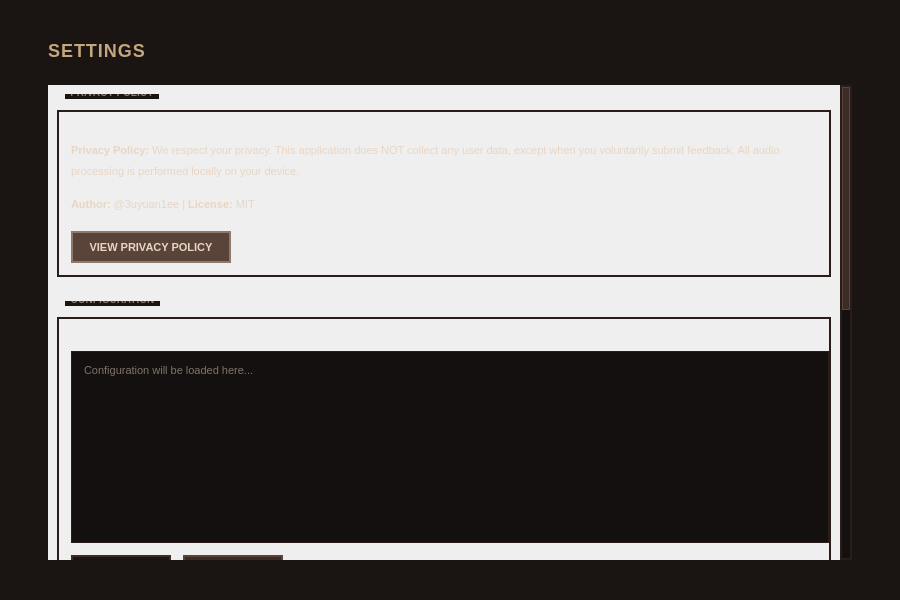
<?xml version="1.0" encoding="UTF-8"?>
<ui version="4.0">
 <class>Settings</class>
 <widget class="QWidget" name="Settings">
  <property name="geometry">
   <rect>
    <x>0</x>
    <y>0</y>
    <width>900</width>
    <height>600</height>
   </rect>
  </property>
  <property name="windowTitle">
   <string>Settings</string>
  </property>
  <property name="styleSheet">
   <string notr="true">QWidget#Settings {
    background: #1a1412;
}

QLabel {
    background: transparent;
    font-family: &quot;Press Start 2P&quot;, &quot;Courier New&quot;, monospace;
}

QGroupBox {
    background: transparent;
    border: 2px solid #2a1d19;
    border-radius: 0px;
    margin-top: 16px;
    padding-top: 12px;
    padding-left: 12px;
    font-size: 10px;
    letter-spacing: 0px;
    text-transform: uppercase;
    color: #8d7b68;
    font-weight: bold;
}

QGroupBox::title {
    subcontrol-origin: margin;
    subcontrol-position: top left;
    left: 8px;
    top: -8px;
    padding: 0 4px 0 4px;
    background: #1a1412;
}

QScrollArea {
    background: transparent;
    border: none;
}

QScrollBar:vertical {
    background: #14100f;
    width: 12px;
    border: 2px solid #2a1d19;
    border-radius: 0px;
}

QScrollBar::handle:vertical {
    background: #3d2b25;
    border: 1px solid #5a4339;
    border-radius: 0px;
    min-height: 30px;
}

QScrollBar::handle:vertical:hover {
    background: #5a4339;
}

QScrollBar::add-line:vertical, QScrollBar::sub-line:vertical {
    height: 0px;
}

QTextEdit {
    background: #14100f;
    border: 1px solid #2a1d19;
    color: #e8d5c4;
    padding: 8px;
    font-family: &quot;Courier New&quot;, monospace;
    font-size: 11px;
}

QTextEdit:focus {
    border: 1px solid #c4a77d;
}

QPlainTextEdit {
    background: #14100f;
    border: 1px solid #2a1d19;
    color: #e8d5c4;
    padding: 8px;
    font-family: &quot;Courier New&quot;, monospace;
    font-size: 11px;
}

QPlainTextEdit:focus {
    border: 1px solid #c4a77d;
}</string>
  </property>
  <layout class="QVBoxLayout" name="verticalLayout">
   <property name="spacing">
    <number>0</number>
   </property>
   <property name="leftMargin">
    <number>0</number>
   </property>
   <property name="topMargin">
    <number>0</number>
   </property>
   <property name="rightMargin">
    <number>0</number>
   </property>
   <property name="bottomMargin">
    <number>0</number>
   </property>
   <item>
    <widget class="QWidget" name="contentWidget">
     <property name="styleSheet">
      <string notr="true">QWidget#contentWidget {
    background: #1a1412;
}</string>
     </property>
     <layout class="QVBoxLayout" name="contentLayout">
      <property name="spacing">
       <number>24</number>
      </property>
      <property name="leftMargin">
       <number>48</number>
      </property>
      <property name="topMargin">
       <number>40</number>
      </property>
      <property name="rightMargin">
       <number>48</number>
      </property>
      <property name="bottomMargin">
       <number>40</number>
      </property>
      <item>
       <widget class="QLabel" name="titleLabel">
        <property name="text">
         <string>SETTINGS</string>
        </property>
        <property name="styleSheet">
         <string notr="true">color: #c4a77d;
    font-size: 18px;
    font-weight: bold;
    letter-spacing: 1px;
    background: transparent;</string>
        </property>
       </widget>
      </item>
      <item>
       <widget class="QScrollArea" name="scrollArea">
        <property name="widgetResizable">
         <bool>true</bool>
        </property>
        <property name="styleSheet">
         <string notr="true">QScrollArea {
    border: none;
}</string>
        </property>
        <widget class="QWidget" name="scrollContents">
         <property name="geometry">
          <rect>
           <x>0</x>
           <y>0</y>
           <width>820</width>
           <height>520</height>
          </rect>
         </property>
         <layout class="QVBoxLayout" name="scrollLayout">
          <property name="spacing">
           <number>24</number>
          </property>
          <item>
           <widget class="QGroupBox" name="privacyGroup">
            <property name="title">
             <string>PRIVACY POLICY</string>
            </property>
            <layout class="QVBoxLayout" name="privacyLayout">
             <property name="spacing">
              <number>12</number>
             </property>
             <property name="leftMargin">
              <number>0</number>
             </property>
             <property name="topMargin">
              <number>20</number>
             </property>
             <property name="rightMargin">
              <number>0</number>
             </property>
             <property name="bottomMargin">
              <number>12</number>
             </property>
             <item>
              <widget class="QLabel" name="privacyLabel">
               <property name="text">
                <string>&lt;html&gt;&lt;head/&gt;&lt;body&gt;&lt;p style=&quot;color: #e8d5c4; font-size: 11px; line-height: 1.6;&quot;&gt;&lt;b&gt;Privacy Policy:&lt;/b&gt; We respect your privacy. This application does NOT collect any user data, except when you voluntarily submit feedback. All audio processing is performed locally on your device.&lt;/p&gt;&lt;p style=&quot;color: #e8d5c4; font-size: 11px; line-height: 1.6;&quot;&gt;&lt;b&gt;Author:&lt;/b&gt; @3uyuan1ee | &lt;b&gt;License:&lt;/b&gt; MIT&lt;/p&gt;&lt;/body&gt;&lt;/html&gt;</string>
               </property>
               <property name="wordWrap">
                <bool>true</bool>
               </property>
               <property name="openExternalLinks">
                <bool>false</bool>
               </property>
              </widget>
             </item>
             <item>
              <layout class="QHBoxLayout" name="privacyButtonsLayout">
               <item>
                <widget class="QPushButton" name="btnViewPrivacy">
                 <property name="minimumSize">
                  <size>
                   <width>160</width>
                   <height>32</height>
                  </size>
                 </property>
                 <property name="text">
                  <string>VIEW PRIVACY POLICY</string>
                 </property>
                 <property name="styleSheet">
                  <string notr="true">QPushButton {
    background: #5a4339;
    color: #e8d5c4;
    border: 2px solid #8d7b68;
    border-radius: 0px;
    font-size: 11px;
    font-weight: bold;
    padding: 6px 12px;
}

QPushButton:hover {
    background: #8d7b68;
    color: #c4a77d;
    border-color: #c4a77d;
}

QPushButton:pressed {
    background: #c4a77d;
    color: #1a1412;
    border-color: #c4a77d;
}</string>
                 </property>
                </widget>
               </item>
               <item>
                <spacer name="privacyButtonsSpacer">
                 <property name="orientation">
                  <enum>Qt::Horizontal</enum>
                 </property>
                 <property name="sizeHint" stdset="0">
                  <size>
                   <width>40</width>
                   <height>20</height>
                  </size>
                 </property>
                </spacer>
               </item>
              </layout>
             </item>
            </layout>
           </widget>
          </item>
          <item>
           <widget class="QGroupBox" name="configGroup">
            <property name="title">
             <string>CONFIGURATION</string>
            </property>
            <layout class="QVBoxLayout" name="configLayout">
             <property name="spacing">
              <number>12</number>
             </property>
             <property name="leftMargin">
              <number>0</number>
             </property>
             <property name="topMargin">
              <number>20</number>
             </property>
             <property name="rightMargin">
              <number>0</number>
             </property>
             <property name="bottomMargin">
              <number>12</number>
             </property>
             <item>
              <widget class="QPlainTextEdit" name="configTextEdit">
               <property name="minimumHeight">
                <number>200</number>
               </property>
               <property name="placeholderText">
                <string>Configuration will be loaded here...</string>
               </property>
              </widget>
             </item>
             <item>
              <layout class="QHBoxLayout" name="configButtonsLayout">
               <property name="spacing">
                <number>12</number>
               </property>
               <item>
                <widget class="QPushButton" name="btnReloadConfig">
                 <property name="minimumSize">
                  <size>
                   <width>100</width>
                   <height>28</height>
                  </size>
                 </property>
                 <property name="text">
                  <string>RELOAD</string>
                 </property>
                 <property name="styleSheet">
                  <string notr="true">QPushButton {
    background: #1a1412;
    color: #c4a77d;
    border: 2px solid #3d2b25;
    border-radius: 0px;
    font-size: 11px;
    font-weight: bold;
    padding: 4px 12px;
}

QPushButton:hover {
    background: #3d2b25;
    color: #e8d5c4;
}

QPushButton:pressed {
    background: #c4a77d;
    color: #1a1412;
}</string>
                 </property>
                </widget>
               </item>
               <item>
                <widget class="QPushButton" name="btnSaveConfig">
                 <property name="minimumSize">
                  <size>
                   <width>100</width>
                   <height>28</height>
                  </size>
                 </property>
                 <property name="text">
                  <string>SAVE</string>
                 </property>
                 <property name="styleSheet">
                  <string notr="true">QPushButton {
    background: #3d2b25;
    color: #e8d5c4;
    border: 2px solid #5a4339;
    border-radius: 0px;
    font-size: 11px;
    font-weight: bold;
    padding: 4px 12px;
}

QPushButton:hover {
    background: #5a4339;
    color: #c4a77d;
    border-color: #c4a77d;
}

QPushButton:pressed {
    background: #c4a77d;
    color: #1a1412;
    border-color: #c4a77d;
}</string>
                 </property>
                </widget>
               </item>
               <item>
                <spacer name="configButtonsSpacer">
                 <property name="orientation">
                  <enum>Qt::Horizontal</enum>
                 </property>
                 <property name="sizeHint" stdset="0">
                  <size>
                   <width>40</width>
                   <height>20</height>
                  </size>
                 </property>
                </spacer>
               </item>
              </layout>
             </item>
            </layout>
           </widget>
          </item>
          <item>
           <widget class="QGroupBox" name="aboutGroup">
            <property name="title">
             <string>ABOUT &amp; UPDATES</string>
            </property>
            <layout class="QVBoxLayout" name="aboutLayout">
             <property name="spacing">
              <number>12</number>
             </property>
             <property name="leftMargin">
              <number>0</number>
             </property>
             <property name="topMargin">
              <number>20</number>
             </property>
             <property name="rightMargin">
              <number>0</number>
             </property>
             <property name="bottomMargin">
              <number>12</number>
             </property>
             <item>
              <layout class="QHBoxLayout" name="versionInfoLayout">
               <item>
                <widget class="QLabel" name="versionLabel">
                 <property name="text">
                  <string>Version: 1.0.0</string>
                 </property>
                 <property name="styleSheet">
                  <string notr="true">color: #e8d5c4;
    font-size: 12px;
    background: transparent;</string>
                 </property>
                </widget>
               </item>
               <item>
                <spacer name="versionInfoSpacer">
                 <property name="orientation">
                  <enum>Qt::Horizontal</enum>
                 </property>
                 <property name="sizeHint" stdset="0">
                  <size>
                   <width>40</width>
                   <height>20</height>
                  </size>
                 </property>
                </spacer>
               </item>
               <item>
                <widget class="QPushButton" name="btnCheckUpdate">
                 <property name="minimumSize">
                  <size>
                   <width>120</width>
                   <height>28</height>
                  </size>
                 </property>
                 <property name="text">
                  <string>CHECK UPDATES</string>
                 </property>
                 <property name="styleSheet">
                  <string notr="true">QPushButton {
    background: #1a1412;
    color: #c4a77d;
    border: 2px solid #3d2b25;
    border-radius: 0px;
    font-size: 11px;
    font-weight: bold;
    padding: 4px 12px;
}

QPushButton:hover {
    background: #3d2b25;
    color: #e8d5c4;
}

QPushButton:pressed {
    background: #c4a77d;
    color: #1a1412;
}</string>
                 </property>
                </widget>
               </item>
               <item>
                <widget class="QPushButton" name="btnOpenGitHub">
                 <property name="minimumSize">
                  <size>
                   <width>120</width>
                   <height>28</height>
                  </size>
                 </property>
                 <property name="text">
                  <string>GITHUB</string>
                 </property>
                 <property name="styleSheet">
                  <string notr="true">QPushButton {
    background: #1a1412;
    color: #c4a77d;
    border: 2px solid #3d2b25;
    border-radius: 0px;
    font-size: 11px;
    font-weight: bold;
    padding: 4px 12px;
}

QPushButton:hover {
    background: #3d2b25;
    color: #e8d5c4;
}

QPushButton:pressed {
    background: #c4a77d;
    color: #1a1412;
}</string>
                 </property>
                </widget>
               </item>
              </layout>
             </item>
             <item>
              <widget class="QLabel" name="updateStatusLabel">
               <property name="text">
                <string>Click &quot;Check Updates&quot; to see if a new version is available.</string>
               </property>
               <property name="styleSheet">
                <string notr="true">color: #6b5c52;
    font-size: 10px;
    background: transparent;</string>
               </property>
               <property name="wordWrap">
                <bool>true</bool>
               </property>
              </widget>
             </item>
            </layout>
           </widget>
          </item>
          <item>
           <widget class="QGroupBox" name="feedbackGroup">
            <property name="title">
             <string>FEEDBACK</string>
            </property>
            <layout class="QVBoxLayout" name="feedbackLayout">
             <property name="spacing">
              <number>12</number>
             </property>
             <property name="leftMargin">
              <number>0</number>
             </property>
             <property name="topMargin">
              <number>20</number>
             </property>
             <property name="rightMargin">
              <number>0</number>
             </property>
             <property name="bottomMargin">
              <number>12</number>
             </property>
             <item>
              <widget class="QLabel" name="feedbackLabel">
               <property name="text">
                <string>Found a bug? Have a suggestion? Send feedback to help improve this application.</string>
               </property>
               <property name="styleSheet">
                <string notr="true">color: #e8d5c4;
    font-size: 11px;
    background: transparent;</string>
               </property>
               <property name="wordWrap">
                <bool>true</bool>
               </property>
              </widget>
             </item>
             <item>
              <layout class="QHBoxLayout" name="feedbackButtonsLayout">
               <property name="spacing">
                <number>12</number>
               </property>
               <item>
                <widget class="QPushButton" name="btnSendFeedback">
                 <property name="minimumSize">
                  <size>
                   <width>140</width>
                   <height>32</height>
                  </size>
                 </property>
                 <property name="text">
                  <string>SEND FEEDBACK</string>
                 </property>
                 <property name="styleSheet">
                  <string notr="true">QPushButton {
    background: #3d2b25;
    color: #e8d5c4;
    border: 2px solid #5a4339;
    border-radius: 0px;
    font-size: 11px;
    font-weight: bold;
    padding: 6px 12px;
}

QPushButton:hover {
    background: #5a4339;
    color: #c4a77d;
    border-color: #c4a77d;
}

QPushButton:pressed {
    background: #c4a77d;
    color: #1a1412;
    border-color: #c4a77d;
}</string>
                 </property>
                </widget>
               </item>
               <item>
                <spacer name="feedbackButtonsSpacer">
                 <property name="orientation">
                  <enum>Qt::Horizontal</enum>
                 </property>
                 <property name="sizeHint" stdset="0">
                  <size>
                   <width>40</width>
                   <height>20</height>
                  </size>
                 </property>
                </spacer>
               </item>
              </layout>
             </item>
             <item>
              <widget class="QCheckBox" name="chkIncludeLogs">
               <property name="text">
                <string>Include logs and usage statistics in feedback</string>
               </property>
               <property name="styleSheet">
                <string notr="true">QCheckBox {
    color: #e8d5c4;
    font-size: 11px;
    background: transparent;
}

QCheckBox::indicator {
    width: 16px;
    height: 16px;
    border: 2px solid #5a4339;
    background: #1a1412;
    border-radius: 0px;
}

QCheckBox::indicator:checked {
    background: #c4a77d;
    border-color: #c4a77d;
}</string>
               </property>
              </widget>
             </item>
            </layout>
           </widget>
          </item>
          <item>
           <widget class="QGroupBox" name="licenseGroup">
            <property name="title">
             <string>LICENSES</string>
            </property>
            <layout class="QVBoxLayout" name="licenseLayout">
             <property name="spacing">
              <number>12</number>
             </property>
             <property name="leftMargin">
              <number>0</number>
             </property>
             <property name="topMargin">
              <number>20</number>
             </property>
             <property name="rightMargin">
              <number>0</number>
             </property>
             <property name="bottomMargin">
              <number>12</number>
             </property>
             <item>
              <layout class="QHBoxLayout" name="licenseButtonsLayout">
               <property name="spacing">
                <number>12</number>
               </property>
               <item>
                <widget class="QPushButton" name="btnViewLicense">
                 <property name="minimumSize">
                  <size>
                   <width>140</width>
                   <height>32</height>
                  </size>
                 </property>
                 <property name="text">
                  <string>VIEW LICENSE</string>
                 </property>
                 <property name="styleSheet">
                  <string notr="true">QPushButton {
    background: #5a4339;
    color: #e8d5c4;
    border: 2px solid #8d7b68;
    border-radius: 0px;
    font-size: 11px;
    font-weight: bold;
    padding: 6px 12px;
}

QPushButton:hover {
    background: #8d7b68;
    color: #c4a77d;
    border-color: #c4a77d;
}

QPushButton:pressed {
    background: #c4a77d;
    color: #1a1412;
    border-color: #c4a77d;
}</string>
                 </property>
                </widget>
               </item>
               <item>
                <widget class="QPushButton" name="btnViewThirdPartyLicense">
                 <property name="minimumSize">
                  <size>
                   <width>200</width>
                   <height>32</height>
                  </size>
                 </property>
                 <property name="text">
                  <string>VIEW THIRD-PARTY LICENSES</string>
                 </property>
                 <property name="styleSheet">
                  <string notr="true">QPushButton {
    background: #5a4339;
    color: #e8d5c4;
    border: 2px solid #8d7b68;
    border-radius: 0px;
    font-size: 11px;
    font-weight: bold;
    padding: 6px 12px;
}

QPushButton:hover {
    background: #8d7b68;
    color: #c4a77d;
    border-color: #c4a77d;
}

QPushButton:pressed {
    background: #c4a77d;
    color: #1a1412;
    border-color: #c4a77d;
}</string>
                 </property>
                </widget>
               </item>
               <item>
                <spacer name="licenseButtonsSpacer">
                 <property name="orientation">
                  <enum>Qt::Horizontal</enum>
                 </property>
                 <property name="sizeHint" stdset="0">
                  <size>
                   <width>40</width>
                   <height>20</height>
                  </size>
                 </property>
                </spacer>
               </item>
              </layout>
             </item>
            </layout>
           </widget>
          </item>
          <item>
           <spacer name="bottomSpacer">
            <property name="orientation">
             <enum>Qt::Vertical</enum>
            </property>
            <property name="sizeHint" stdset="0">
             <size>
              <width>20</width>
              <height>40</height>
             </size>
            </property>
           </spacer>
          </item>
         </layout>
        </widget>
       </widget>
      </item>
     </layout>
    </widget>
   </item>
  </layout>
 </widget>
 <resources/>
 <connections/>
</ui>
